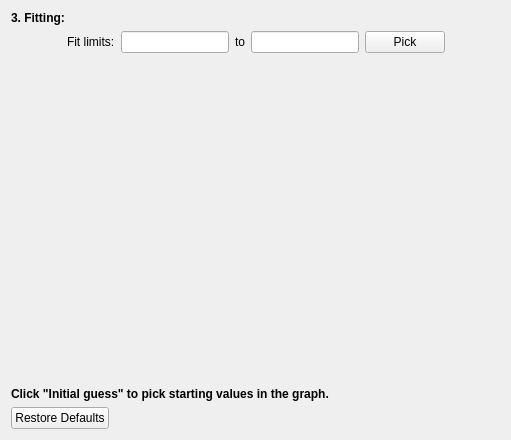
<?xml version="1.0" encoding="UTF-8"?>
<ui version="4.0">
 <class>Form</class>
 <widget class="QWidget" name="Form">
  <property name="geometry">
   <rect>
    <x>0</x>
    <y>0</y>
    <width>511</width>
    <height>440</height>
   </rect>
  </property>
  <property name="windowTitle">
   <string>Form</string>
  </property>
  <layout class="QVBoxLayout" name="verticalLayout">
   <item>
    <widget class="QLabel" name="modelLabel">
     <property name="font">
      <font>
       <weight>75</weight>
       <bold>true</bold>
      </font>
     </property>
     <property name="text">
      <string>3. Fitting:</string>
     </property>
    </widget>
   </item>
   <item>
    <layout class="QHBoxLayout" name="horizontalLayout">
     <item>
      <spacer name="horizontalSpacer">
       <property name="orientation">
        <enum>Qt::Horizontal</enum>
       </property>
       <property name="sizeHint" stdset="0">
        <size>
         <width>40</width>
         <height>20</height>
        </size>
       </property>
      </spacer>
     </item>
     <item>
      <widget class="QLabel" name="label">
       <property name="text">
        <string>Fit limits:</string>
       </property>
      </widget>
     </item>
     <item>
      <widget class="QLineEdit" name="limitmin"/>
     </item>
     <item>
      <widget class="QLabel" name="label_2">
       <property name="text">
        <string>to</string>
       </property>
      </widget>
     </item>
     <item>
      <widget class="QLineEdit" name="limitmax"/>
     </item>
     <item>
      <widget class="QPushButton" name="picklimits">
       <property name="text">
        <string>Pick</string>
       </property>
      </widget>
     </item>
     <item>
      <spacer name="horizontalSpacer_2">
       <property name="orientation">
        <enum>Qt::Horizontal</enum>
       </property>
       <property name="sizeHint" stdset="0">
        <size>
         <width>40</width>
         <height>20</height>
        </size>
       </property>
      </spacer>
     </item>
    </layout>
   </item>
   <item>
    <widget class="QScrollArea" name="param_scroll">
     <property name="frameShape">
      <enum>QFrame::NoFrame</enum>
     </property>
     <property name="frameShadow">
      <enum>QFrame::Plain</enum>
     </property>
     <property name="widgetResizable">
      <bool>true</bool>
     </property>
     <widget class="QWidget" name="scrollAreaWidgetContents">
      <property name="geometry">
       <rect>
        <x>0</x>
        <y>0</y>
        <width>499</width>
        <height>318</height>
       </rect>
      </property>
     </widget>
    </widget>
   </item>
   <item>
    <widget class="QLabel" name="statusLabel">
     <property name="font">
      <font>
       <weight>75</weight>
       <bold>true</bold>
      </font>
     </property>
     <property name="text">
      <string>Click &quot;Initial guess&quot; to pick starting values in the graph.</string>
     </property>
    </widget>
   </item>
   <item>
    <widget class="QDialogButtonBox" name="buttonBox">
     <property name="standardButtons">
      <set>QDialogButtonBox::RestoreDefaults</set>
     </property>
    </widget>
   </item>
  </layout>
 </widget>
 <resources/>
 <connections/>
</ui>
